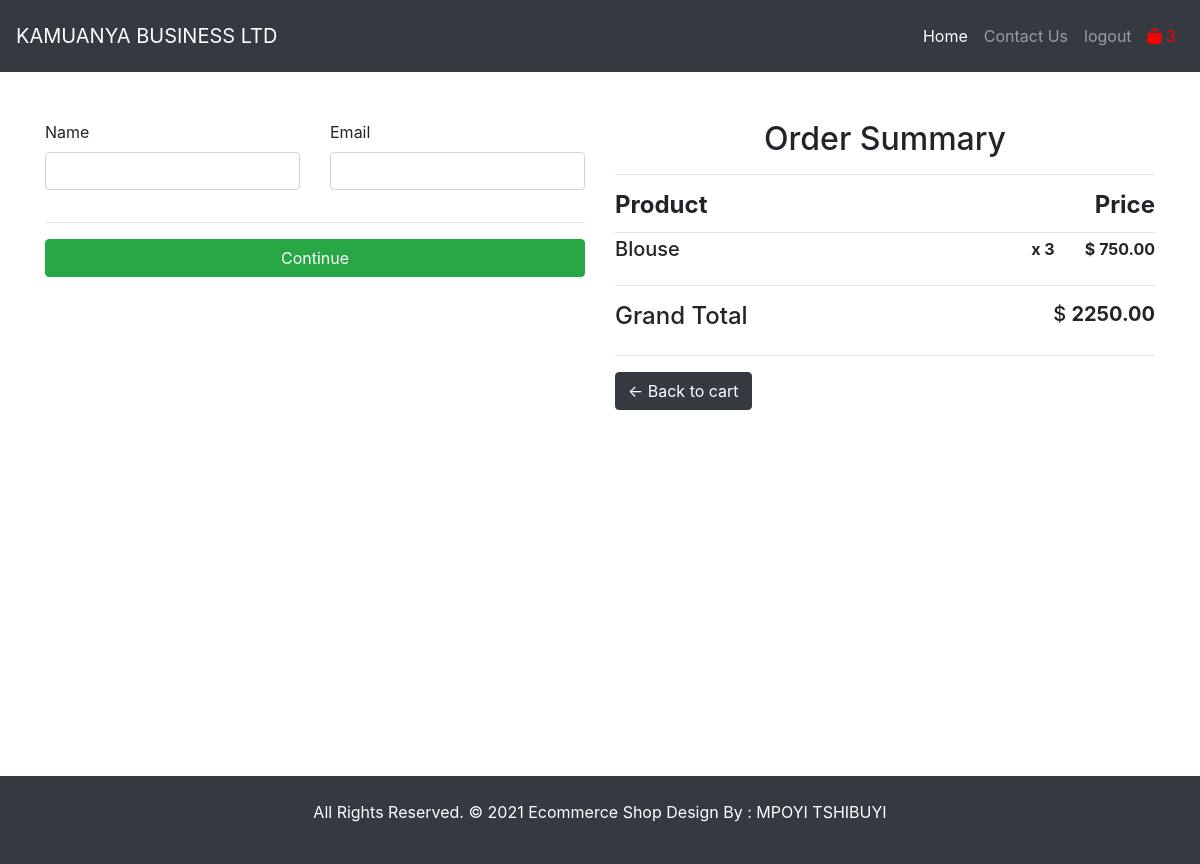
Screenshot of /checkout/ (signed in) with the database file from the repository.
### store/models.py (models this page shows, shortened)
class OrderItem(models.Model):
    user                          = models.ForeignKey(User,             verbose_name="USER",    on_delete=models.CASCADE)
    product                       = models.ForeignKey(Product,          verbose_name="PRODUCT", on_delete=models.CASCADE)
    order                         = models.ForeignKey(Order,            verbose_name="ORDER",   on_delete=models.CASCADE)
    complete                      = models.BooleanField(default=False)
    quantity                      = models.IntegerField("QUANTITY",     default=0)
    date_added                    = models.DateTimeField("DATE ADDED",  auto_now_add= True)
    class Meta:
        app_label   = 'store'
        db_table    = 'OrderItem'
        verbose_name_plural = 'orderitems'
    @property
    def get_total(self):
        total = self.product.price * self.quantity
        return total

class Product(models.Model):
    title                   = models.CharField('TITLE' ,                max_length=120)
    digital                 = models.BooleanField("DIGITAL",                   default=False, blank=True, null=True)
    image                   = models.ImageField('PRODUCT IMAGE',        upload_to='photo/',        blank=True,     null=True)
    description             = models.TextField('DESCRIPTION',           )
    price                   = models.DecimalField('PRICE',              max_digits=19,      default=0,              decimal_places=2,  blank=True)
    discount_price          = models.DecimalField('DISCOUNTED PRICE',   max_digits=19,      default=0,              decimal_places=2,  blank=True)
    top_featured            = models.BooleanField("TOP FEATURE",        default=False,      blank=True, null=True)
    best_seller             = models.BooleanField("BEST SELLER",        default=False,      blank=True, null=True)
    class Meta:
        app_label   = 'store'
        db_table    = 'Product'
        verbose_name_plural = 'products'

class Order(models.Model):
    user                        = models.ForeignKey(User, on_delete=models.CASCADE)
    date_ordered                = models.DateTimeField(auto_now_add= True)
    complete                    = models.BooleanField(default=False)
    address                     = models.CharField(max_length=120, blank=True, null=True)
    payment                     = models.CharField(max_length=120, blank=True, null=True)
    coupon                      = models.CharField(max_length=120, blank=True, null=True)
    being_delivered             = models.CharField(max_length=120, blank=True, null=True)
    received                    = models.CharField(max_length=120, blank=True, null=True)
    refund_requested            = models.CharField(max_length=120, blank=True, null=True)
    refund_granted              = models.CharField(max_length=120, blank=True, null=True)
    class Meta:
        app_label   = 'store'
        db_table    = 'Order'
        verbose_name_plural = 'orders'
    @property
    def get_cart_total(self):
        orderitems = self.orderitem_set.all()
        total = sum([item.get_total for item in orderitems])
        return total
    @property
    def get_cart_items(self):
        orderitems = self.orderitem_set.all()
        total = sum([item.quantity for item in orderitems])
        return total
    @property
    def shipping(self):
        shipping = False
        orderitems = self.orderitem_set.all()
        for i in orderitems:
            if i.product.digital == False:
                shipping = True
        return shipping

### store/views.py (the view)
# urls.py: path('checkout/',                                   checkout,           name="checkout"),
def checkout(request):
    template_name = 'store/checkout.html'
    if request.user.is_authenticated:
        user = request.user
        order, created = Order.objects.get_or_create(
            user = user,
            complete = False
        )
        items = order.orderitem_set.all()
        cartItems = order.get_cart_items
    else:
        items = []
        order = {'get_cart_total':0, 'get_cart_items': 0, 'sipping':False}
        cartItems = order['get_cart_items']
    context = {'items': items, 'order': order, 'cartItems':cartItems}
    return render(request, template_name, context)

### store/templates/store/checkout.html (shortened to what this page needs)
{% extends 'base.html' %}
{% load static %}
{% block content %}
<div class="cart-box-main mt-5" style="margin-bottom:350px">
    <div class="container">
        <div class="row">
            <div class="col-sm-6 col-lg-6 mb-3">
                <div class="checkout-address">
                    <form class="needs-validation" id="form" novalidate>
                        <div class="row" id="user-info">
                            <div class="col-md-6 mb-3">
                                <label for="firstName"> Name </label>
                                <input class="form-control" id="name" placeholder="" required type="text" value="">
                            </div>
                            <div class="col-md-6 mb-3">
                                <label for="lastName"> Email </label>
                                <input class="form-control" id="email" placeholder="" required type="email" value="">
                            </div>
                        </div>
                        <hr>
                        <input class="btn btn-success btn-block" id="form-button" type="submit" value="Continue">
                    </form>
                </div>
            </div>
            <div class="col-sm-6 col-lg-6 mb-3">
                <div class="row">
                    <div class="col-md-12 col-lg-12">
                        <div class="order-box">
                            <div class="title-left mb-3">
                                <h2 class="text-center"> Order Summary </h2>
                            </div>
                            <hr>
                            <div class="d-flex">
                                <h4 class="font-weight-bold">Product</h4>
                                <h4 class="ml-auto font-weight-bold">Price</h4>
                            </div>
                            <hr class="my-1">
                            {% for item in items %}
                            <div class="d-flex">
                                <h5> {{ item.product.title }}</h5>
                                <div class="ml-auto font-weight-bold display-5"> x {{ item.quantity }}&nbsp; &nbsp; &nbsp; &nbsp;
                                    $ {{ item.product.price }}
                                </div>
                            </div>
                            {% endfor %}
                            <hr>
                            <div class="d-flex gr-total">
                                <h4>Grand Total</h4>
                                <div class="ml-auto h5"> $ <b>{{ order.get_cart_total }} </b></div>
                            </div>
                            <hr>
                        </div>
                    </div>
                    <div class="col-12 float-left"><a class="ml-auto btn btn-dark"
                                                      href="{% url 'store:cart' %}">&#x2190; Back to cart </a></div>
                </div>
            </div>
        </div>
    </div>
</div>
{% endblock content %}

### rows the page displays
OrderItem: product "Blouse", quantity "3", product.price "750.00"
Order: get_cart_total "2250.00"

### other values shown
{{ brand_name }} "KAMUANYA BUSINESS LTD"
{{ cartItems }} "3"
